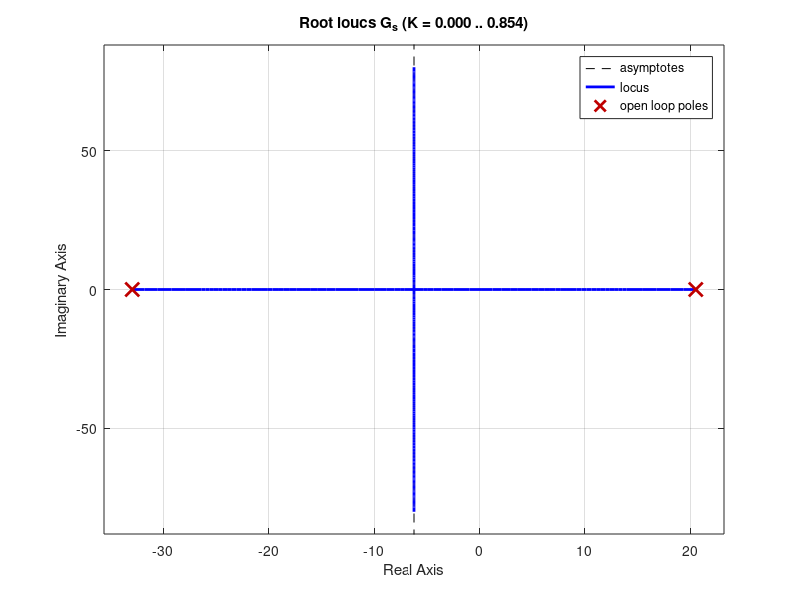

Recreate this plot in MATLAB. (Note: this script raises an error after producing the figure.)
b = 1.04e-1; % N * s / mm
m = 8.37e-3; % g
a = 5.66e-0; % N / mm
Tdelay = 10e-3 % s

Fm0 = 7.01e1; % N / A

Kp = 1; % parameter to vary
Kd = 1 ./ 20;

C_s = tf([Kd, Kp], [1]);
G_s = tf([Fm0], [m, b, -a]);
Delay_s = tf([Tdelay .^ 2 ./ 12, -Tdelay ./ 2, 1], ...
             [Tdelay .^ 2 ./ 12,  Tdelay ./ 2, 1]);

G2_s = C_s * G_s
G3_s = G2_s * Delay_s

figure(1);
clf;
rlocus(G_s)

figure(2);
clf;
rlocus(G_s, G2_s)

figure(3);
clf;
rlocus(G3_s)

figure(4);
clf;
bode(G3_s)